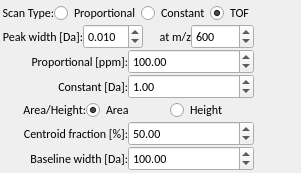
<?xml version="1.0" encoding="UTF-8"?>
<ui version="4.0">
 <class>CentroidForm</class>
 <widget class="QWidget" name="CentroidForm">
  <property name="geometry">
   <rect>
    <x>0</x>
    <y>0</y>
    <width>301</width>
    <height>168</height>
   </rect>
  </property>
  <property name="sizePolicy">
   <sizepolicy hsizetype="Preferred" vsizetype="Preferred">
    <horstretch>0</horstretch>
    <verstretch>0</verstretch>
   </sizepolicy>
  </property>
  <property name="font">
   <font>
    <family>Calibri</family>
   </font>
  </property>
  <property name="windowTitle">
   <string>Form</string>
  </property>
  <layout class="QHBoxLayout" name="horizontalLayout_2">
   <property name="leftMargin">
    <number>2</number>
   </property>
   <property name="topMargin">
    <number>2</number>
   </property>
   <property name="rightMargin">
    <number>2</number>
   </property>
   <property name="bottomMargin">
    <number>2</number>
   </property>
   <item>
    <layout class="QVBoxLayout" name="verticalLayout">
     <property name="spacing">
      <number>0</number>
     </property>
     <item>
      <layout class="QHBoxLayout" name="horizontalLayout7">
       <item>
        <widget class="QLabel" name="label">
         <property name="font">
          <font>
           <family>Calibri</family>
          </font>
         </property>
         <property name="text">
          <string>Scan Type:</string>
         </property>
         <property name="alignment">
          <set>Qt::AlignRight|Qt::AlignTrailing|Qt::AlignVCenter</set>
         </property>
        </widget>
       </item>
       <item>
        <widget class="QRadioButton" name="radioButton_propo">
         <property name="font">
          <font>
           <family>Calibri</family>
          </font>
         </property>
         <property name="text">
          <string>Proportional</string>
         </property>
         <attribute name="buttonGroup">
          <string notr="true">buttonGroup</string>
         </attribute>
        </widget>
       </item>
       <item>
        <widget class="QRadioButton" name="radioButton_constant">
         <property name="font">
          <font>
           <family>Calibri</family>
          </font>
         </property>
         <property name="text">
          <string>Constant</string>
         </property>
         <attribute name="buttonGroup">
          <string notr="true">buttonGroup</string>
         </attribute>
        </widget>
       </item>
       <item>
        <widget class="QRadioButton" name="radioButton_tof">
         <property name="font">
          <font>
           <family>Calibri</family>
          </font>
         </property>
         <property name="text">
          <string>TOF</string>
         </property>
         <property name="checked">
          <bool>true</bool>
         </property>
         <attribute name="buttonGroup">
          <string notr="true">buttonGroup</string>
         </attribute>
        </widget>
       </item>
      </layout>
     </item>
     <item>
      <layout class="QHBoxLayout" name="horizontalLayout6">
       <item>
        <widget class="QLabel" name="label_2">
         <property name="font">
          <font>
           <family>Calibri</family>
          </font>
         </property>
         <property name="text">
          <string>Peak width [Da]:</string>
         </property>
         <property name="alignment">
          <set>Qt::AlignRight|Qt::AlignTrailing|Qt::AlignVCenter</set>
         </property>
        </widget>
       </item>
       <item>
        <widget class="QDoubleSpinBox" name="doubleSpinBox_peakwidth">
         <property name="font">
          <font>
           <family>Calibri</family>
          </font>
         </property>
         <property name="decimals">
          <number>3</number>
         </property>
         <property name="minimum">
          <double>0.001000000000000</double>
         </property>
         <property name="singleStep">
          <double>0.010000000000000</double>
         </property>
         <property name="value">
          <double>0.010000000000000</double>
         </property>
        </widget>
       </item>
       <item>
        <widget class="QLabel" name="label_3">
         <property name="font">
          <font>
           <family>Calibri</family>
          </font>
         </property>
         <property name="text">
          <string>at m/z</string>
         </property>
         <property name="alignment">
          <set>Qt::AlignRight|Qt::AlignTrailing|Qt::AlignVCenter</set>
         </property>
        </widget>
       </item>
       <item>
        <widget class="QDoubleSpinBox" name="doubleSpinBox_mz">
         <property name="font">
          <font>
           <family>Calibri</family>
          </font>
         </property>
         <property name="decimals">
          <number>0</number>
         </property>
         <property name="maximum">
          <double>100000.000000000000000</double>
         </property>
         <property name="value">
          <double>600.000000000000000</double>
         </property>
        </widget>
       </item>
      </layout>
     </item>
     <item>
      <layout class="QHBoxLayout" name="horizontalLayout5">
       <item>
        <widget class="QLabel" name="label_4">
         <property name="font">
          <font>
           <family>Calibri</family>
          </font>
         </property>
         <property name="text">
          <string>Proportional [ppm]:</string>
         </property>
         <property name="alignment">
          <set>Qt::AlignRight|Qt::AlignTrailing|Qt::AlignVCenter</set>
         </property>
        </widget>
       </item>
       <item>
        <widget class="QDoubleSpinBox" name="doubleSpinBox_proportional">
         <property name="font">
          <font>
           <family>Calibri</family>
          </font>
         </property>
         <property name="maximum">
          <double>100000.000000000000000</double>
         </property>
         <property name="value">
          <double>100.000000000000000</double>
         </property>
        </widget>
       </item>
      </layout>
     </item>
     <item>
      <layout class="QHBoxLayout" name="horizontalLayout4">
       <item>
        <widget class="QLabel" name="label_5">
         <property name="font">
          <font>
           <family>Calibri</family>
          </font>
         </property>
         <property name="text">
          <string>Constant [Da]:</string>
         </property>
         <property name="alignment">
          <set>Qt::AlignRight|Qt::AlignTrailing|Qt::AlignVCenter</set>
         </property>
        </widget>
       </item>
       <item>
        <widget class="QDoubleSpinBox" name="doubleSpinBox_constant">
         <property name="font">
          <font>
           <family>Calibri</family>
          </font>
         </property>
         <property name="value">
          <double>1.000000000000000</double>
         </property>
        </widget>
       </item>
      </layout>
     </item>
     <item>
      <layout class="QHBoxLayout" name="horizontalLayout3">
       <item>
        <widget class="QLabel" name="label_6">
         <property name="font">
          <font>
           <family>Calibri</family>
          </font>
         </property>
         <property name="text">
          <string>Area/Height:</string>
         </property>
         <property name="alignment">
          <set>Qt::AlignRight|Qt::AlignTrailing|Qt::AlignVCenter</set>
         </property>
        </widget>
       </item>
       <item>
        <widget class="QRadioButton" name="radioButton_area">
         <property name="font">
          <font>
           <family>Calibri</family>
          </font>
         </property>
         <property name="text">
          <string>Area</string>
         </property>
         <property name="checked">
          <bool>true</bool>
         </property>
         <attribute name="buttonGroup">
          <string notr="true">buttonGroup_2</string>
         </attribute>
        </widget>
       </item>
       <item>
        <widget class="QRadioButton" name="radioButton_height">
         <property name="font">
          <font>
           <family>Calibri</family>
          </font>
         </property>
         <property name="text">
          <string>Height</string>
         </property>
         <attribute name="buttonGroup">
          <string notr="true">buttonGroup_2</string>
         </attribute>
        </widget>
       </item>
      </layout>
     </item>
     <item>
      <layout class="QHBoxLayout" name="horizontalLayout2">
       <item>
        <widget class="QLabel" name="label_7">
         <property name="font">
          <font>
           <family>Calibri</family>
          </font>
         </property>
         <property name="text">
          <string>Centroid fraction [%]:</string>
         </property>
         <property name="alignment">
          <set>Qt::AlignRight|Qt::AlignTrailing|Qt::AlignVCenter</set>
         </property>
        </widget>
       </item>
       <item>
        <widget class="QDoubleSpinBox" name="doubleSpinBox_centroidfraction">
         <property name="font">
          <font>
           <family>Calibri</family>
          </font>
         </property>
         <property name="value">
          <double>50.000000000000000</double>
         </property>
        </widget>
       </item>
      </layout>
     </item>
     <item>
      <layout class="QHBoxLayout" name="horizontalLayout1">
       <item>
        <widget class="QLabel" name="label_8">
         <property name="font">
          <font>
           <family>Calibri</family>
          </font>
         </property>
         <property name="text">
          <string>Baseline width [Da]:</string>
         </property>
         <property name="alignment">
          <set>Qt::AlignRight|Qt::AlignTrailing|Qt::AlignVCenter</set>
         </property>
        </widget>
       </item>
       <item>
        <widget class="QDoubleSpinBox" name="doubleSpinBox_baselinewidth">
         <property name="font">
          <font>
           <family>Calibri</family>
          </font>
         </property>
         <property name="maximum">
          <double>1000.000000000000000</double>
         </property>
         <property name="value">
          <double>100.000000000000000</double>
         </property>
        </widget>
       </item>
      </layout>
     </item>
    </layout>
   </item>
   <item>
    <spacer name="horizontalSpacer">
     <property name="orientation">
      <enum>Qt::Horizontal</enum>
     </property>
     <property name="sizeHint" stdset="0">
      <size>
       <width>40</width>
       <height>20</height>
      </size>
     </property>
    </spacer>
   </item>
  </layout>
 </widget>
 <resources/>
 <connections>
  <connection>
   <sender>radioButton_tof</sender>
   <signal>clicked()</signal>
   <receiver>CentroidForm</receiver>
   <slot>update()</slot>
   <hints>
    <hint type="sourcelabel">
     <x>251</x>
     <y>29</y>
    </hint>
    <hint type="destinationlabel">
     <x>199</x>
     <y>149</y>
    </hint>
   </hints>
  </connection>
  <connection>
   <sender>radioButton_constant</sender>
   <signal>clicked()</signal>
   <receiver>CentroidForm</receiver>
   <slot>update()</slot>
   <hints>
    <hint type="sourcelabel">
     <x>190</x>
     <y>29</y>
    </hint>
    <hint type="destinationlabel">
     <x>199</x>
     <y>149</y>
    </hint>
   </hints>
  </connection>
  <connection>
   <sender>radioButton_propo</sender>
   <signal>clicked()</signal>
   <receiver>CentroidForm</receiver>
   <slot>update()</slot>
   <hints>
    <hint type="sourcelabel">
     <x>110</x>
     <y>29</y>
    </hint>
    <hint type="destinationlabel">
     <x>199</x>
     <y>149</y>
    </hint>
   </hints>
  </connection>
 </connections>
 <buttongroups>
  <buttongroup name="buttonGroup"/>
  <buttongroup name="buttonGroup_2"/>
 </buttongroups>
</ui>
